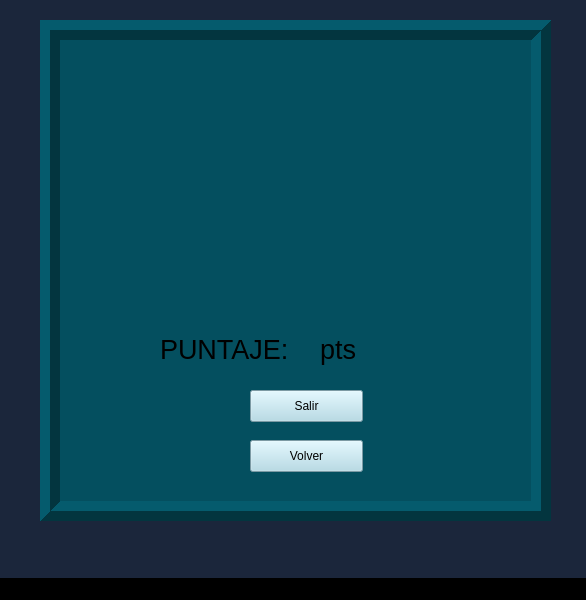
<?xml version="1.0" encoding="UTF-8"?>
<ui version="4.0">
 <class>MainWindow</class>
 <widget class="QMainWindow" name="MainWindow">
  <property name="geometry">
   <rect>
    <x>0</x>
    <y>0</y>
    <width>586</width>
    <height>600</height>
   </rect>
  </property>
  <property name="font">
   <font>
    <pointsize>12</pointsize>
   </font>
  </property>
  <property name="windowTitle">
   <string>DCCubitos</string>
  </property>
  <property name="styleSheet">
   <string notr="true">background-color:#000;</string>
  </property>
  <widget class="QWidget" name="centralwidget">
   <property name="autoFillBackground">
    <bool>false</bool>
   </property>
   <property name="styleSheet">
    <string notr="true">background-color:#1b263b;</string>
   </property>
   <widget class="QLabel" name="caja_centro">
    <property name="geometry">
     <rect>
      <x>40</x>
      <y>20</y>
      <width>511</width>
      <height>501</height>
     </rect>
    </property>
    <property name="styleSheet">
     <string notr="true">background-color:#044f5f;</string>
    </property>
    <property name="frameShape">
     <enum>QFrame::Box</enum>
    </property>
    <property name="frameShadow">
     <enum>QFrame::Raised</enum>
    </property>
    <property name="lineWidth">
     <number>10</number>
    </property>
    <property name="text">
     <string/>
    </property>
    <property name="textInteractionFlags">
     <set>Qt::LinksAccessibleByMouse|Qt::TextEditable</set>
    </property>
   </widget>
   <widget class="QLabel" name="logo_game_over">
    <property name="geometry">
     <rect>
      <x>100</x>
      <y>80</y>
      <width>401</width>
      <height>231</height>
     </rect>
    </property>
    <property name="styleSheet">
     <string notr="true">background-color:transparent;</string>
    </property>
    <property name="text">
     <string/>
    </property>
   </widget>
   <widget class="QPushButton" name="boton_salir">
    <property name="geometry">
     <rect>
      <x>250</x>
      <y>390</y>
      <width>113</width>
      <height>32</height>
     </rect>
    </property>
    <property name="styleSheet">
     <string notr="true">background-color:lightblue;</string>
    </property>
    <property name="text">
     <string>Salir</string>
    </property>
   </widget>
   <widget class="QPushButton" name="boton_volver">
    <property name="geometry">
     <rect>
      <x>250</x>
      <y>440</y>
      <width>113</width>
      <height>32</height>
     </rect>
    </property>
    <property name="styleSheet">
     <string notr="true">background-color:lightblue;</string>
    </property>
    <property name="text">
     <string>Volver</string>
    </property>
   </widget>
   <widget class="QLabel" name="label">
    <property name="geometry">
     <rect>
      <x>160</x>
      <y>310</y>
      <width>146</width>
      <height>78</height>
     </rect>
    </property>
    <property name="font">
     <font>
      <pointsize>20</pointsize>
     </font>
    </property>
    <property name="styleSheet">
     <string notr="true">background-color:transparent;</string>
    </property>
    <property name="text">
     <string>PUNTAJE:</string>
    </property>
   </widget>
   <widget class="QLabel" name="label_puntaje">
    <property name="geometry">
     <rect>
      <x>320</x>
      <y>310</y>
      <width>197</width>
      <height>78</height>
     </rect>
    </property>
    <property name="font">
     <font>
      <pointsize>20</pointsize>
     </font>
    </property>
    <property name="styleSheet">
     <string notr="true">background-color:transparent;</string>
    </property>
    <property name="text">
     <string>pts</string>
    </property>
   </widget>
  </widget>
  <widget class="QMenuBar" name="menubar">
   <property name="geometry">
    <rect>
     <x>0</x>
     <y>0</y>
     <width>586</width>
     <height>26</height>
    </rect>
   </property>
  </widget>
  <widget class="QStatusBar" name="statusbar"/>
 </widget>
 <resources/>
 <connections/>
</ui>
